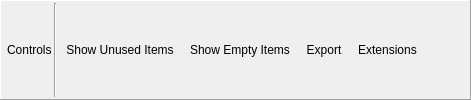
    <widget class="QFrame" name="toolbar">
     <property name="frameShape">
      <enum>QFrame::Panel</enum>
     </property>
     <property name="frameShadow">
      <enum>QFrame::Raised</enum>
     </property>
     <layout class="QHBoxLayout" name="toolbarLayout">
      <property name="spacing">
       <number>2</number>
      </property>
      <property name="leftMargin">
       <number>6</number>
      </property>
      <property name="topMargin">
       <number>2</number>
      </property>
      <property name="rightMargin">
       <number>6</number>
      </property>
      <property name="bottomMargin">
       <number>2</number>
      </property>
      <item>
       <widget class="QLabel" name="controlsLabel">
        <property name="text">
         <string>Controls</string>
        </property>
        <property name="margin">
         <number>4</number>
        </property>
       </widget>
      </item>
      <item>
       <widget class="Line" name="controlsLine">
        <property name="orientation">
         <enum>Qt::Vertical</enum>
        </property>
       </widget>
      </item>
      <item>
       <widget class="QToolButton" name="showUnused">
        <property name="toolTip">
         <string>Show items that are bound but not currently used by the pipeline.</string>
        </property>
        <property name="text">
         <string>Show Unused Items</string>
        </property>
        <property name="rdIcon" stdset="0">
         <string>page_white_delete</string>
        </property>
        <property name="checkable">
         <bool>true</bool>
        </property>
        <property name="toolButtonStyle">
         <enum>Qt::ToolButtonTextBesideIcon</enum>
        </property>
        <property name="autoRaise">
         <bool>true</bool>
        </property>
       </widget>
      </item>
      <item>
       <widget class="QToolButton" name="showEmpty">
        <property name="toolTip">
         <string>Show pipeline bindings which are completely empty and have nothing bound</string>
        </property>
        <property name="text">
         <string>Show Empty Items</string>
        </property>
        <property name="rdIcon" stdset="0">
         <string>page_white_database</string>
        </property>
        <property name="checkable">
         <bool>true</bool>
        </property>
        <property name="toolButtonStyle">
         <enum>Qt::ToolButtonTextBesideIcon</enum>
        </property>
        <property name="autoRaise">
         <bool>true</bool>
        </property>
       </widget>
      </item>
      <item>
       <widget class="QToolButton" name="exportHTML">
        <property name="toolTip">
         <string>Export the current pipeline state to an HTML file</string>
        </property>
        <property name="text">
         <string>Export</string>
        </property>
        <property name="rdIcon" stdset="0">
         <string>save</string>
        </property>
        <property name="checkable">
         <bool>false</bool>
        </property>
        <property name="toolButtonStyle">
         <enum>Qt::ToolButtonTextBesideIcon</enum>
        </property>
        <property name="autoRaise">
         <bool>true</bool>
        </property>
       </widget>
      </item>
      <item>
       <widget class="QToolButton" name="extensions">
        <property name="text">
         <string>Extensions</string>
        </property>
        <property name="rdIcon" stdset="0">
         <string>plugin</string>
        </property>
        <property name="toolButtonStyle">
         <enum>Qt::ToolButtonTextBesideIcon</enum>
        </property>
        <property name="autoRaise">
         <bool>true</bool>
        </property>
       </widget>
      </item>
      <item>
       <spacer name="horizontalSpacer">
        <property name="orientation">
         <enum>Qt::Horizontal</enum>
        </property>
        <property name="sizeHint" stdset="0">
         <size>
          <width>40</width>
          <height>20</height>
         </size>
        </property>
       </spacer>
      </item>
     </layout>
    </widget>
